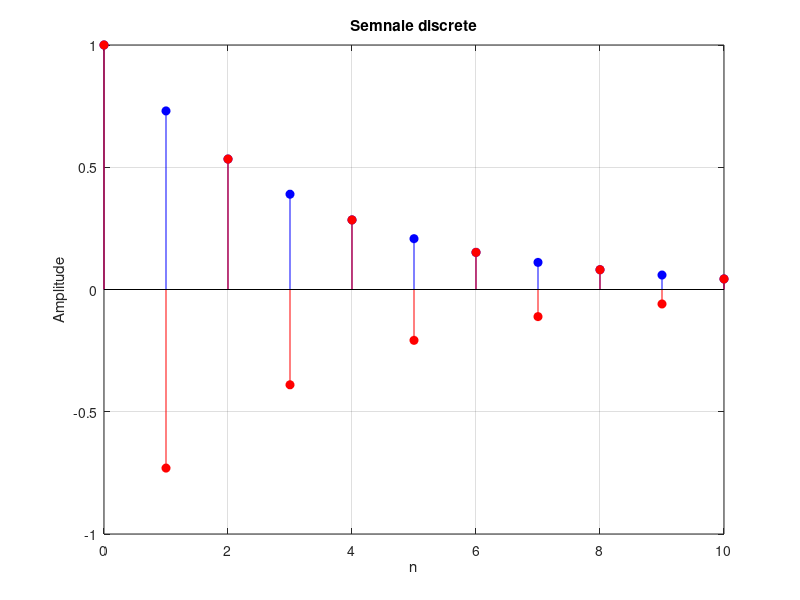

MATLAB code for this plot:
n = 0:10;
x1 = exp(-0.1*pi*n);
x2 = cos(pi*n);

prod = x1 .* x2;

stem(n, x1, 'b', 'filled')
hold on
stem(n, prod, 'r', 'filled')

xlabel('n')
ylabel('Amplitude')
title('Semnale discrete')
grid on
